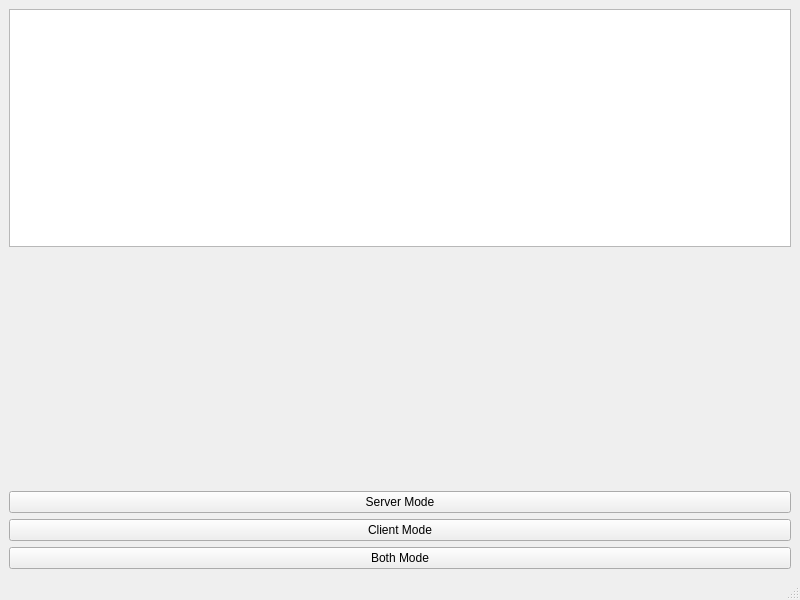
<?xml version="1.0" encoding="UTF-8"?>
<ui version="4.0">
 <class>MainWindow</class>
 <widget class="QMainWindow" name="MainWindow">
  <property name="geometry">
   <rect>
    <x>0</x>
    <y>0</y>
    <width>800</width>
    <height>600</height>
   </rect>
  </property>
  <property name="windowTitle">
   <string>MainWindow</string>
  </property>
  <widget class="QWidget" name="centralwidget">
   <layout class="QGridLayout" name="gridLayout_2">
    <item row="0" column="0">
     <layout class="QGridLayout" name="gridLayout">
      <item row="4" column="0">
       <widget class="QPushButton" name="allButton">
        <property name="text">
         <string>Both Mode</string>
        </property>
       </widget>
      </item>
      <item row="3" column="0">
       <widget class="QPushButton" name="receiverButton">
        <property name="text">
         <string>Client Mode</string>
        </property>
       </widget>
      </item>
      <item row="1" column="0">
       <spacer name="verticalSpacer">
        <property name="orientation">
         <enum>Qt::Vertical</enum>
        </property>
        <property name="sizeHint" stdset="0">
         <size>
          <width>20</width>
          <height>40</height>
         </size>
        </property>
       </spacer>
      </item>
      <item row="2" column="0">
       <widget class="QPushButton" name="senderButton">
        <property name="text">
         <string>Server Mode</string>
        </property>
       </widget>
      </item>
      <item row="0" column="0">
       <widget class="QTextBrowser" name="textBrowser"/>
      </item>
     </layout>
    </item>
   </layout>
  </widget>
  <widget class="QMenuBar" name="menubar">
   <property name="geometry">
    <rect>
     <x>0</x>
     <y>0</y>
     <width>800</width>
     <height>21</height>
    </rect>
   </property>
  </widget>
  <widget class="QStatusBar" name="statusbar"/>
 </widget>
 <resources/>
 <connections/>
</ui>
